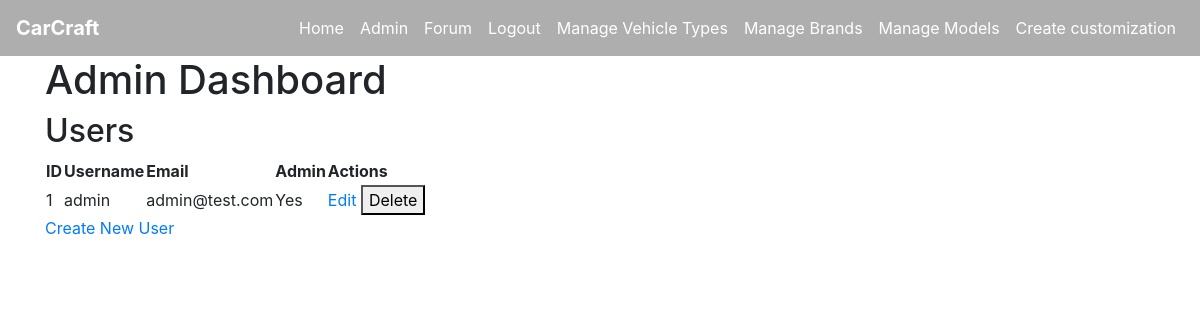
Page /admin (signed in) on the earlier database version.
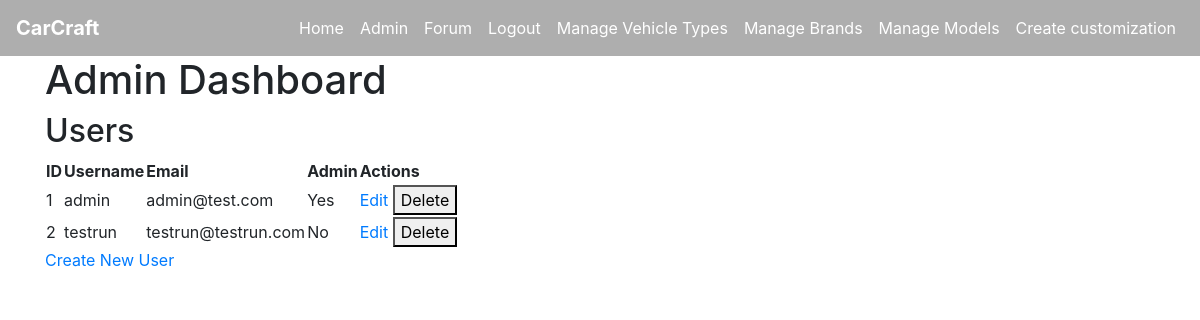
Same page on the later database version.
### tables this page shows
CREATE TABLE user (
    user_id INTEGER PRIMARY KEY AUTOINCREMENT,
    username VARCHAR(64) NOT NULL,
    email VARCHAR(100) NOT NULL,
    password_hash VARCHAR(255) NOT NULL,
    created_at DATETIME DEFAULT CURRENT_TIMESTAMP,
    admin INTEGER DEFAULT 0
);

### app.py (the view)
@app.route('/admin')
@login_required
def admin():
    if not current_user.admin:
        flash('Access denied. Admin privileges required.')
        return redirect(url_for('home'))
    users = User.get_all_users()
    return render_template('admin.html', users=users)

### app.py (called while the page is built)
def get_db_connection():
    conn = sqlite3.connect(DATABASE)
    conn.row_factory = sqlite3.Row  # This enables column access by name: row['column_name']
    return conn

@login_manager.user_loader
def load_user(user_id):
    return User.get(user_id)

    @staticmethod
    def get(user_id):
        conn = get_db_connection()
        user_data = conn.execute('SELECT * FROM user WHERE user_id = ?', (user_id,)).fetchone()
        conn.close()
        if user_data:
            return User(
                user_id=user_data['user_id'],
                username=user_data['username'],
                email=user_data['email'],
                password_hash=user_data['password_hash'],
                admin=bool(user_data['admin'])
            )
        return None

### templates/admin.html
{% extends "base.html" %}
{% block content %}
    <h1>Admin Dashboard</h1>
    <h2>Users</h2>
    <table>
        <thead>
            <tr>
                <th>ID</th>
                <th>Username</th>
                <th>Email</th>
                <th>Admin</th>
                <th>Actions</th>
            </tr>
        </thead>
        <tbody>
            {% for user in users %}
                <tr>
                    <td>{{ user.id }}</td>
                    <td>{{ user.username }}</td>
                    <td>{{ user.email }}</td>
                    <td>{{ 'Yes' if user.admin else 'No' }}</td>
                    <td>
                        <a href="{{ url_for('update_user', user_id=user.id) }}">Edit</a>
                        <form method="POST" action="{{ url_for('delete_user', user_id=user.id) }}" style="display: inline;">
                            <button type="submit" onclick="return confirm('Are you sure you want to delete this user?')">Delete</button>
                        </form>
                    </td>
                </tr>
            {% endfor %}
        </tbody>
    </table>
    <a href="{{ url_for('create_user') }}">Create New User</a>
{% endblock %}

Differences in the rows shown:
added user: id "2", username "testrun", email "testrun@testrun.com", admin "No"
